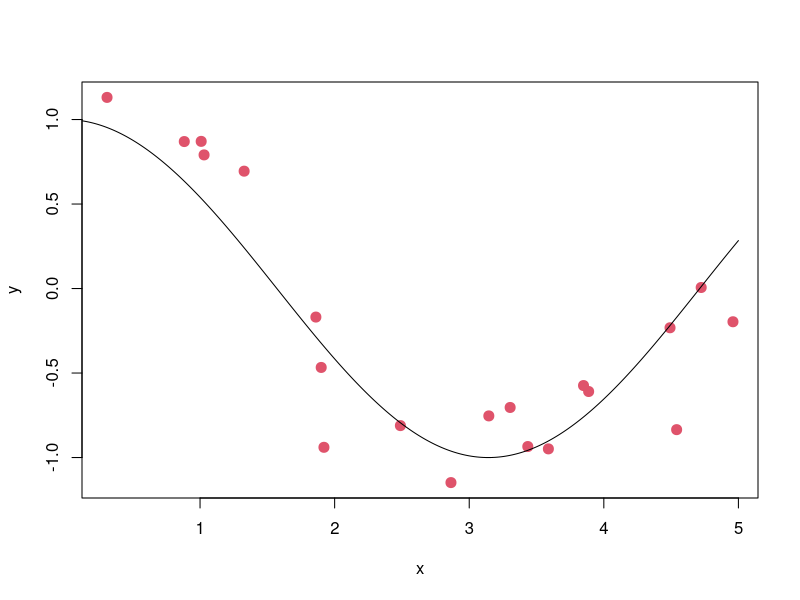
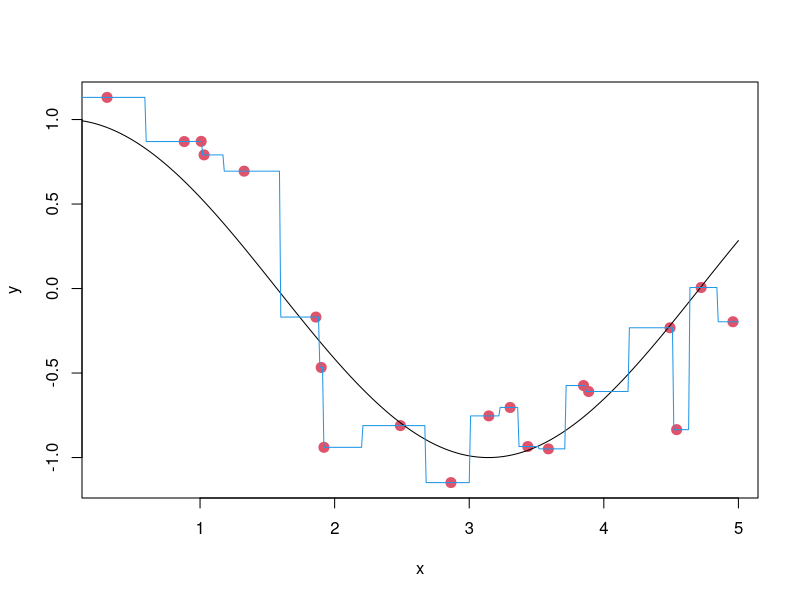
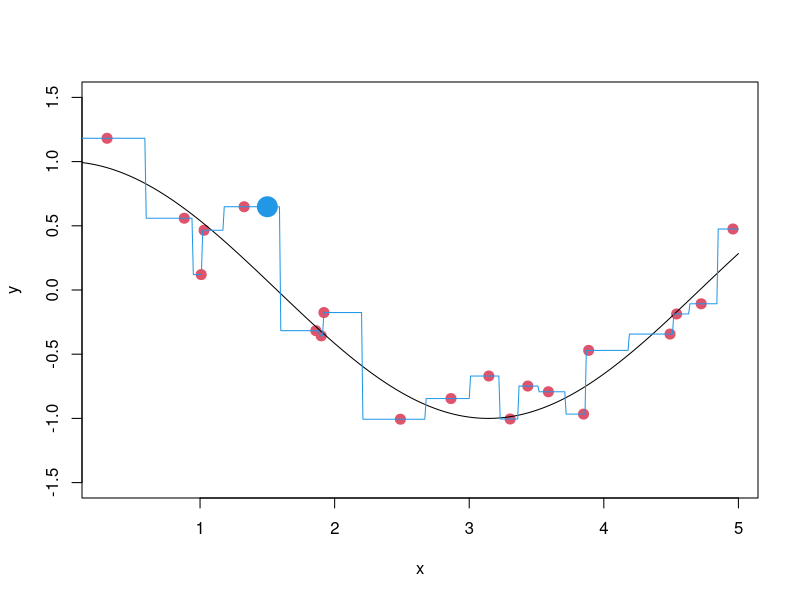
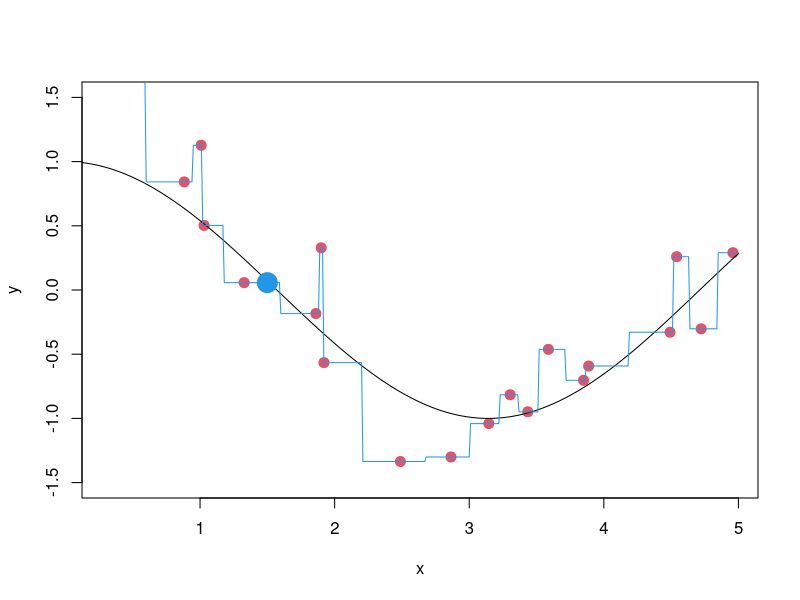
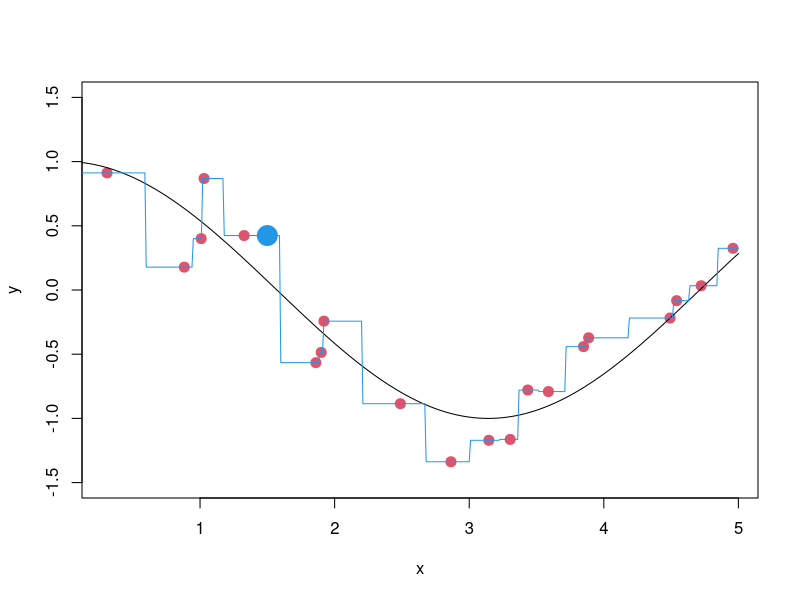
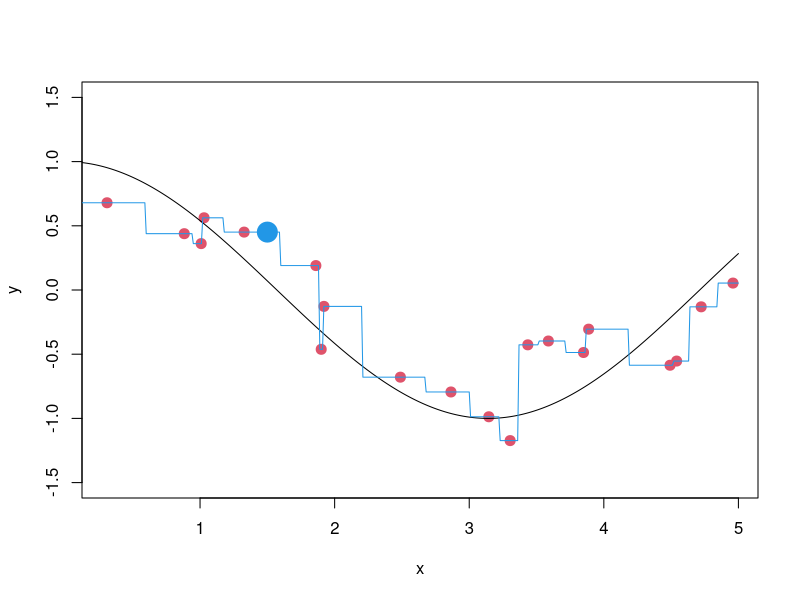
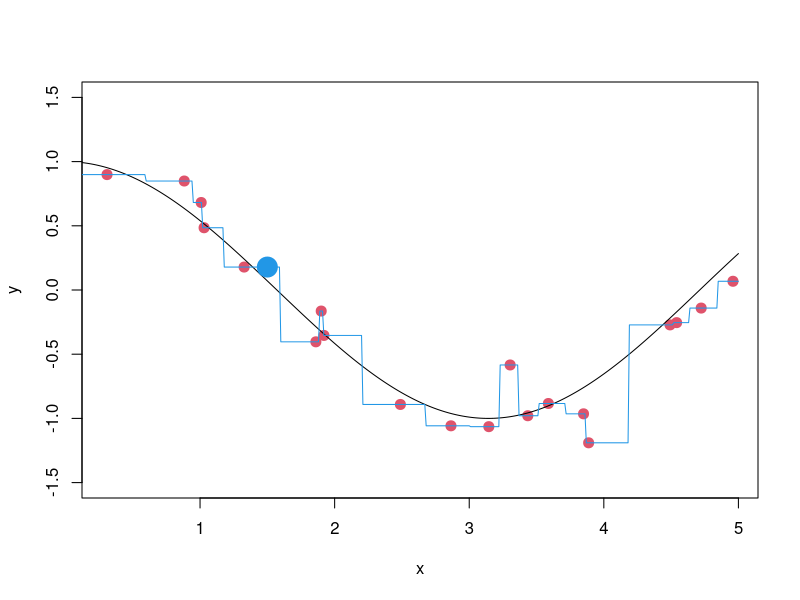
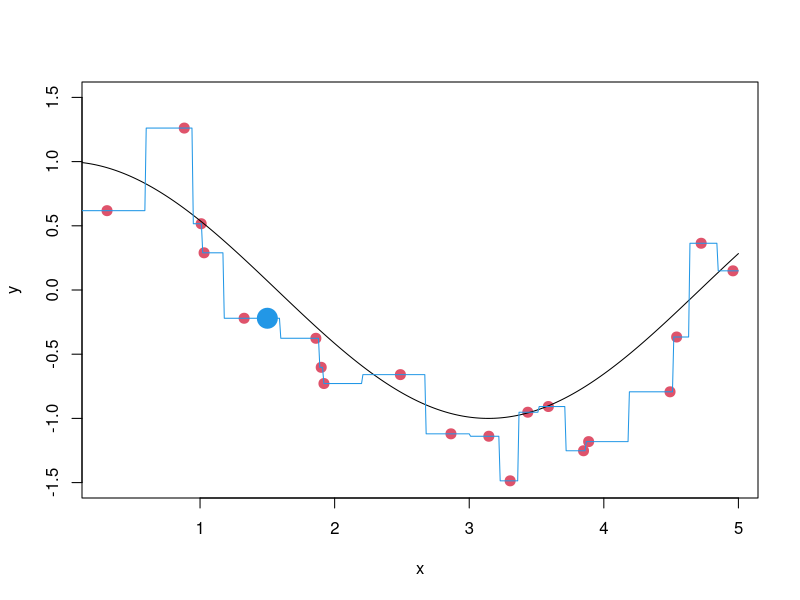

Reproduce these figures in R, in order.
# R code to illustrate K-nearest neighbors (KNN) regression and the bias-variance tradeoff
# This code accompanies Lecture 3: Measuring performance.
#
# Author: Jeffrey W. Miller
# Date: Jan 30, 2019.
# Revised: Jan 31, 2019.  Changes: 0.3 -> sigma, replot points, Sys.sleep(0.1) to refresh plots, clarified comments/names, augment bias-variance illustration.
# Revised: Feb 3, 2019.  Changes: Clarified comments.

# KNN regression algorithm (for univariate x's)
#   x0 = new point at which to predict y
#   x = (x_1,...,x_n) = vector of training x's
#   y = (y_1,...,y_n) = vector of training y's
#   K = number of neighbors to use
#   y0_hat = predicted value of y at x0
KNN = function(x0, x, y, K) {
    distances = abs(x - x0)  # Euclidean distance between x0 and each x_i
    o = order(distances)  # order of the training points by distance from x0 (nearest to farthest)
    y0_hat = mean(y[o[1:K]])  # take average of the y values of the K nearest training points
    return(y0_hat)  # return predicted value of y
}

# Simulate a dataset with univariate x's
set.seed(1)  # set random number generator
n = 20  # number of samples
x = 5*runif(n)  # simulate training x's uniformly on the interval [0,5]
sigma = 0.3  # standard deviation of the noise
f = function(x) { cos(x) }  # f(x) = true mean of x given y
y = f(x) + sigma*rnorm(n)  # simulate training y's by adding N(0, sigma^2) noise to f(x)
plot(x,y,col=2,pch=20,cex=2)  # plot training data
x_grid = seq(from=0, to=5, by=0.01)  # grid of x values at which to plot true and predicted f(x) values
lines(x_grid,f(x_grid))  # plot true f(x) values for the grid

# Run KNN to predict y at each point on the grid of x values
K = 1  # number of neighbors to use
y_grid_hat = sapply(x_grid, function(x0) { KNN(x0, x, y, K) })  # run KNN at each x in the grid
plot(x,y,col=2,pch=20,cex=2)  # plot training data
lines(x_grid,f(x_grid))  # plot true f(x) values for the grid
lines(x_grid,y_grid_hat,col=4)  # plot predicted y values for the grid

# Bias-variance tradeoff
K = 1  # number of neighbors to use
x0 = 1.5  # value of x at which to make a prediction
n_datasets = 10000  # number of data sets to simulate, to approximate expectations over the Y's (with fixed x's)
y0_hat = rep(0,n_datasets)  # initialize vector of zeros to hold predicted y values at x0
y0 = rep(0,n_datasets)  # initialize vector of zeros to hold true y values at x0
for (i in 1:n_datasets) {
    y = f(x) + sigma*rnorm(n)  # simulate training y's
    y0[i] = f(x0) + sigma*rnorm(1)  # simulate true y value at x0
    y0_hat[i] = KNN(x0, x, y, K)  # predicted value of y at x0
    if (i <= 50) {
        plot(x,y,col=2,pch=20,cex=2,ylim=c(-1.5,1.5))  # plot training data
        lines(x_grid,f(x_grid))  # plot true f(x) values for the grid
        y_grid_hat = sapply(x_grid, function(x0) { KNN(x0, x, y, K) })  # run KNN at each x in the grid
        lines(x_grid,y_grid_hat,col=4)  # plot predicted y values for the grid
        points(x0,y0_hat[i],pch=20,cex=4,col=4)  # plot predicted value of y at x0
        Sys.sleep(0.1)  # pause in order to display the plot
        # readline()  # Wait for <Enter> to continue
    }
}
bias = mean(y0_hat) - f(x0)  # bias of KNN predictions at x0
variance = var(y0_hat)  # variance of KNN predictions at x0
noise = sigma^2  # variance of the noise at x0

bias^2 + variance + noise  # bias-variance representation of test MSE at x0
mean((y0_hat - y0)^2)  # test MSE at x0
# Do you get exactly the same number for the preceding two lines?  Does that make sense?  Why or why not?                                            



